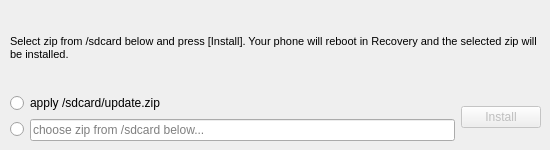
      <widget class="QWidget" name="tab_2">
       <attribute name="title">
        <string>Install</string>
       </attribute>
       <widget class="QWidget" name="layoutWidget7">
        <property name="geometry">
         <rect>
          <x>10</x>
          <y>10</y>
          <width>531</width>
          <height>131</height>
         </rect>
        </property>
        <layout class="QVBoxLayout" name="verticalLayout_4">
         <item>
          <widget class="QLabel" name="label_5">
           <property name="text">
            <string>&lt;!DOCTYPE HTML PUBLIC &quot;-//W3C//DTD HTML 4.0//EN&quot; &quot;http://www.w3.org/TR/REC-html40/strict.dtd&quot;&gt;
&lt;html&gt;&lt;head&gt;&lt;meta name=&quot;qrichtext&quot; content=&quot;1&quot; /&gt;&lt;style type=&quot;text/css&quot;&gt;
p, li { white-space: pre-wrap; }
&lt;/style&gt;&lt;/head&gt;&lt;body style=&quot; font-family:'MS Shell Dlg 2'; font-size:8.25pt; font-weight:400; font-style:normal;&quot;&gt;
&lt;p style=&quot; margin-top:0px; margin-bottom:0px; margin-left:0px; margin-right:0px; -qt-block-indent:0; text-indent:0px;&quot;&gt;&lt;span style=&quot; font-size:8pt;&quot;&gt;Select zip from /sdcard below and press [Install]. Your phone will reboot in Recovery and the selected zip will be installed.&lt;/span&gt;&lt;/p&gt;&lt;/body&gt;&lt;/html&gt;</string>
           </property>
           <property name="wordWrap">
            <bool>true</bool>
           </property>
          </widget>
         </item>
         <item>
          <layout class="QHBoxLayout" name="horizontalLayout_7">
           <item>
            <layout class="QVBoxLayout" name="verticalLayout_3">
             <item>
              <widget class="QRadioButton" name="radioUpdateZip">
               <property name="text">
                <string>apply /sdcard/update.zip</string>
               </property>
              </widget>
             </item>
             <item>
              <layout class="QHBoxLayout" name="horizontalLayout_6">
               <item>
                <widget class="QRadioButton" name="radioInstallPath">
                 <property name="text">
                  <string/>
                 </property>
                </widget>
               </item>
               <item>
                <widget class="QLineEdit" name="lineInstallPath">
                 <property name="text">
                  <string/>
                 </property>
                 <property name="readOnly">
                  <bool>true</bool>
                 </property>
                 <property name="placeholderText">
                  <string>choose zip from /sdcard below...</string>
                 </property>
                </widget>
               </item>
              </layout>
             </item>
            </layout>
           </item>
           <item>
            <widget class="QPushButton" name="buttonInstall">
             <property name="enabled">
              <bool>false</bool>
             </property>
             <property name="text">
              <string>Install</string>
             </property>
            </widget>
           </item>
          </layout>
         </item>
        </layout>
       </widget>
      </widget>
